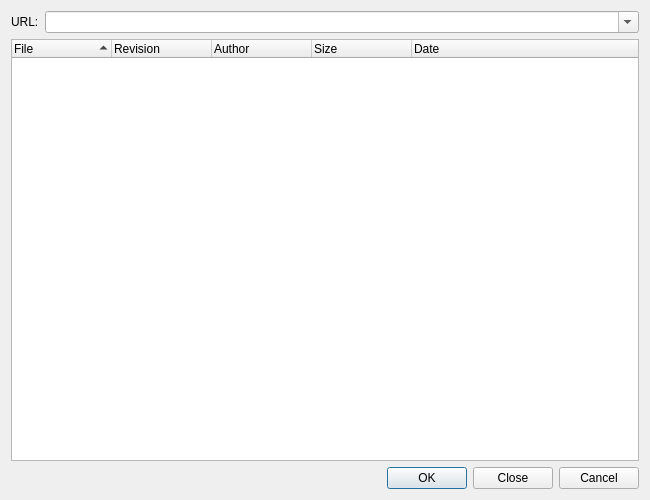
<ui version="4.0" >
 <class>SvnRepoBrowserDialog</class>
 <widget class="QDialog" name="SvnRepoBrowserDialog" >
  <property name="geometry" >
   <rect>
    <x>0</x>
    <y>0</y>
    <width>650</width>
    <height>500</height>
   </rect>
  </property>
  <property name="windowTitle" >
   <string>Subversion Repository Browser</string>
  </property>
  <layout class="QGridLayout" >
   <item row="0" column="0" >
    <widget class="QLabel" name="label" >
     <property name="text" >
      <string>URL:</string>
     </property>
    </widget>
   </item>
   <item row="0" column="1" >
    <widget class="QComboBox" name="urlCombo" >
     <property name="toolTip" >
      <string>Enter the URL of the repository</string>
     </property>
     <property name="editable" >
      <bool>true</bool>
     </property>
     <property name="insertPolicy" >
      <enum>QComboBox::InsertAtTop</enum>
     </property>
    </widget>
   </item>
   <item row="1" column="0" colspan="2" >
    <widget class="QTreeWidget" name="repoTree" >
     <property name="alternatingRowColors" >
      <bool>true</bool>
     </property>
     <property name="sortingEnabled" >
      <bool>true</bool>
     </property>
     <property name="allColumnsShowFocus" >
      <bool>true</bool>
     </property>
     <property name="columnCount" >
      <number>5</number>
     </property>
     <column>
      <property name="text" >
       <string>File</string>
      </property>
     </column>
     <column>
      <property name="text" >
       <string>Revision</string>
      </property>
     </column>
     <column>
      <property name="text" >
       <string>Author</string>
      </property>
     </column>
     <column>
      <property name="text" >
       <string>Size</string>
      </property>
     </column>
     <column>
      <property name="text" >
       <string>Date</string>
      </property>
     </column>
    </widget>
   </item>
   <item row="2" column="1" >
    <widget class="QDialogButtonBox" name="buttonBox" >
     <property name="orientation" >
      <enum>Qt::Horizontal</enum>
     </property>
     <property name="standardButtons" >
      <set>QDialogButtonBox::Cancel|QDialogButtonBox::Close|QDialogButtonBox::Ok</set>
     </property>
    </widget>
   </item>
  </layout>
 </widget>
 <tabstops>
  <tabstop>urlCombo</tabstop>
  <tabstop>repoTree</tabstop>
  <tabstop>buttonBox</tabstop>
 </tabstops>
 <resources/>
 <connections>
  <connection>
   <sender>buttonBox</sender>
   <signal>rejected()</signal>
   <receiver>SvnRepoBrowserDialog</receiver>
   <slot>reject()</slot>
   <hints>
    <hint type="sourcelabel" >
     <x>353</x>
     <y>493</y>
    </hint>
    <hint type="destinationlabel" >
     <x>286</x>
     <y>274</y>
    </hint>
   </hints>
  </connection>
  <connection>
   <sender>buttonBox</sender>
   <signal>accepted()</signal>
   <receiver>SvnRepoBrowserDialog</receiver>
   <slot>accept()</slot>
   <hints>
    <hint type="sourcelabel" >
     <x>140</x>
     <y>474</y>
    </hint>
    <hint type="destinationlabel" >
     <x>8</x>
     <y>472</y>
    </hint>
   </hints>
  </connection>
 </connections>
</ui>
